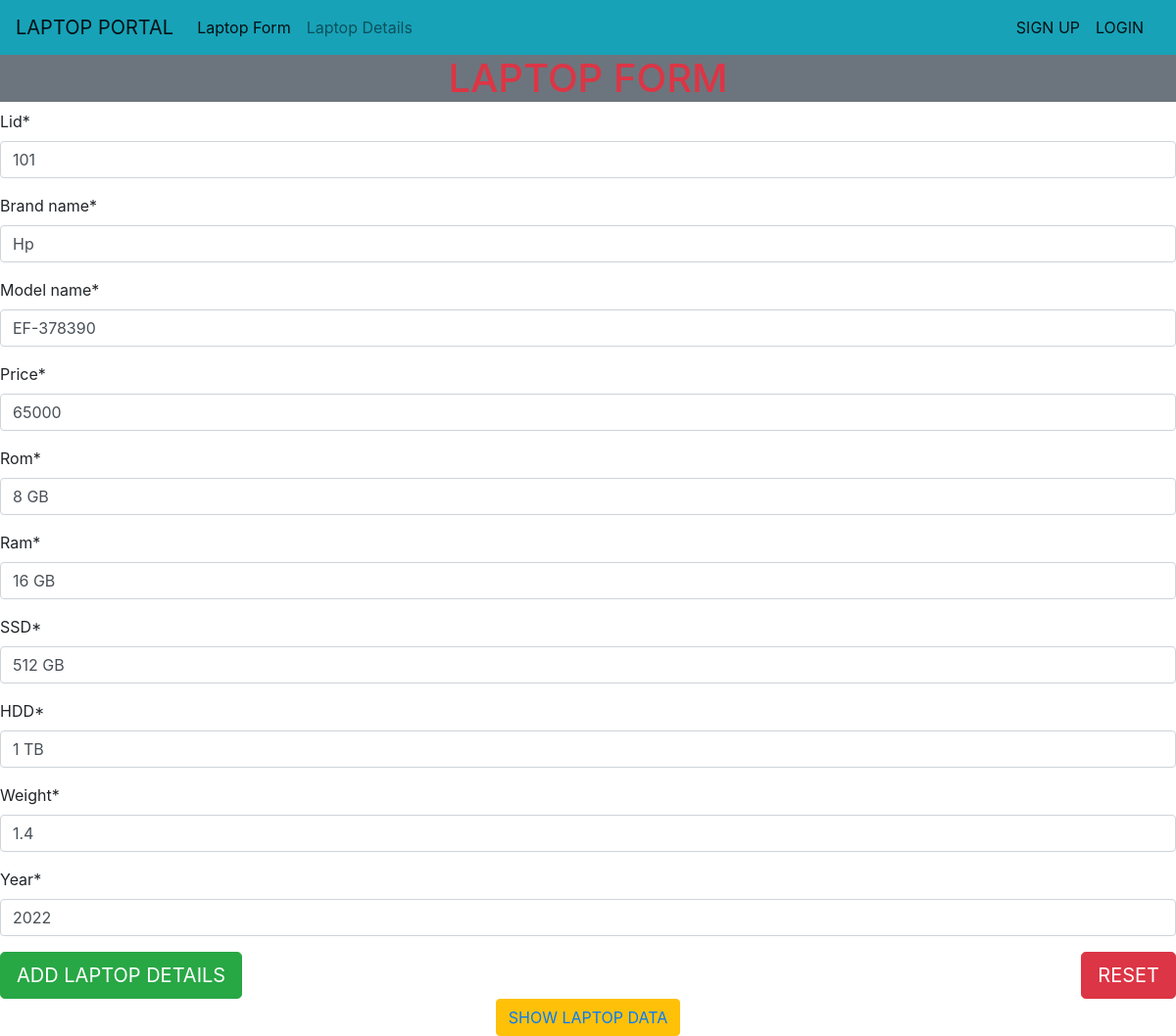
/ca/up/1/, run on the app's committed database.
### CRUDAPP/models.py (models this page shows, shortened)
class Laptop(models.Model):
    lid = models.IntegerField()
    brand_name = models.CharField(max_length=40)
    model_name = models.CharField(max_length=40)
    price = models.IntegerField()
    rom = models.CharField(max_length=40)
    ram = models.CharField(max_length=40)
    SSD = models.CharField(max_length=40)
    HDD = models.CharField(max_length=40)
    Weight = models.FloatField()
    year = models.IntegerField()

### CRUDAPP/views.py (the view)
# urls.py: path('up/<int:id>/', views.updateLaptopView, name='updatelaptop_url'),
def updateLaptopView(request, id):
    obj = Laptop.objects.get(id=id)
    form = LaptopForm(instance=obj)
    template_name = 'CRUDAPP/laptopform.html'
    context = {'form': form}
    if request.method == 'POST':
        form = LaptopForm(request.POST, instance=obj)
        if form.is_valid():
            form.save()
        return redirect('showlaptop_url')
    return render(request, template_name, context)

### CRUDAPP/forms.py
class LaptopForm(forms.ModelForm):
    class Meta:
        model = Laptop
        fields = '__all__'
        lables = {
            'lid': 'LAPTOP ID',
            'brand_name': 'BRAND NAME',
            'model_name': 'MODEL NAME',
            'price': 'PRICE',
            'rom':  'ROM',
            'ram': 'RAM',
            'SSD': 'SSD',
            'HDD': 'HDD',
            'Weight': 'WEIGHT',
            'year': 'YEAR'
        }

### templates/CRUDAPP/laptopform.html (shortened to what this page needs)
{% extends 'base.html' %}
    {%  block content %}
    {% load crispy_forms_tags %}
    <div class="container-fluid bg-secondary">
        <h1 class="text-danger" align="center">LAPTOP FORM</h1>
    </div>
    <div>
        <form method="post">
            {{form|crispy}}
            <input type="submit" value="ADD LAPTOP DETAILS" class="btn btn-success btn-lg">
            <input type="submit" value="RESET" class="btn btn-danger btn-lg float-right">
        </form>
        <div class="text-center">
            <button class="btn btn-warning"><a href="{% url 'showlaptop_url' %}">SHOW LAPTOP DATA</a></button>
        </div>
    </div>
    {% endblock %}

### data on the page
Laptop: lid "101", brand_name "Hp", model_name "EF-378390", price "65000", rom "8 GB", ram "16 GB", SSD "512 GB", HDD "1 TB", Weight "1.4", year "2022"
